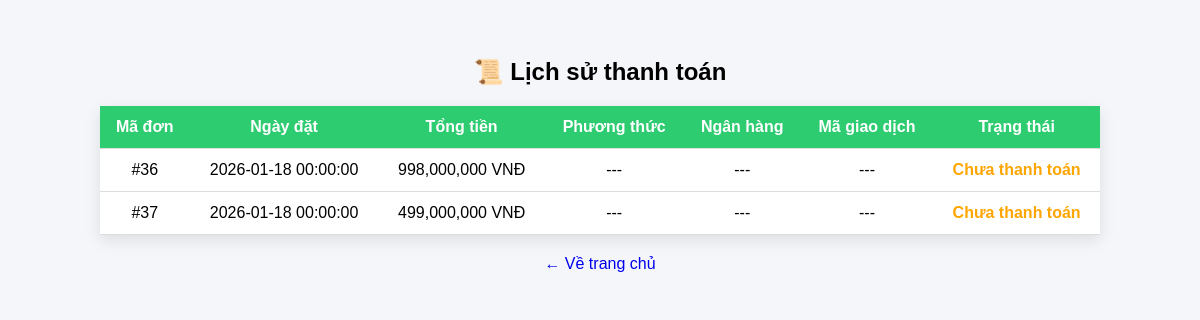
/payment_history.php (signed in), run on the app's committed database.
### tables this page shows
CREATE TABLE IF NOT EXISTS `donhang` (
  `maDonHang` int NOT NULL AUTO_INCREMENT,
  `ngayDat` datetime DEFAULT CURRENT_TIMESTAMP,
  `tongTien` decimal(15,2) DEFAULT '0.00',
  `trangThai` enum('Đang xử lý','Đã thanh toán','Đã hủy','Hoàn thành') DEFAULT 'Đang xử lý',
  `maNguoiMua` int DEFAULT NULL,
  `maGiaoDichVNPAY` varchar(50) DEFAULT NULL,
  PRIMARY KEY (`maDonHang`),
  KEY `fk_donhang_nguoiMua` (`maNguoiMua`)
);

### payment_history.php (the view, shortened to what this page needs)
<?php
include "db.php";
$maTaiKhoan = intval($_SESSION['user_id']);
$sql = $conn->prepare("
    SELECT
        dh.maDonHang,
        dh.ngayDat,
        dh.tongTien,
        tt.phuongThuc,
        tt.trangThai,
        tt.nganHang,
        tt.maGiaoDich
    FROM donhang dh
    LEFT JOIN thanhtoan tt ON dh.maDonHang = tt.maDonHang
    WHERE dh.maNguoiMua = ?
    ORDER BY dh.ngayDat DESC
");
$sql->bind_param("i", $maTaiKhoan);
$sql->execute();
$result = $sql->get_result();
?>
<!DOCTYPE html>
<html lang="vi">
<head>
</head>
<body>
<h2>📜 Lịch sử thanh toán</h2>
<table>
<tr>
    <th>Mã đơn</th>
    <th>Ngày đặt</th>
    <th>Tổng tiền</th>
    <th>Phương thức</th>
    <th>Ngân hàng</th>
    <th>Mã giao dịch</th>
    <th>Trạng thái</th>
</tr>
<?php while ($row = $result->fetch_assoc()): ?>
<tr>
    <td>#<?= $row['maDonHang'] ?></td>
    <td><?= $row['ngayDat'] ?></td>
    <td><?= number_format($row['tongTien']) ?> VNĐ</td>
    <td><?= strtoupper($row['phuongThuc'] ?? '---') ?></td>
    <td><?= $row['nganHang'] ?? '---' ?></td>
    <td><?= $row['maGiaoDich'] ?? '---' ?></td>
    <td class="<?= $row['trangThai'] === 'success' ? 'status-success' : 'status-pending' ?>">
        <?= $row['trangThai'] ?? 'Chưa thanh toán' ?>
    </td>
</tr>
<?php endwhile; ?>
</table>
<a href="index.php" class="back">← Về trang chủ</a>
</body>
</html>

### payment_history.php (style rules this page uses)
body { font-family: Arial, sans-serif; background: #f5f6fa; padding: 30px; }
h2 { text-align: center; margin-bottom: 20px; }
table { width: 100%; max-width: 1000px; margin: auto; border-collapse: collapse; background: white; box-shadow: 0 5px 15px rgba(0,0,0,.1); }
th, td { padding: 12px; border-bottom: 1px solid #ddd; text-align: center; }
th { background: #2ecc71; color: white; }
.status-pending { color: orange; font-weight: bold; }
.back { display: block; text-align: center; margin-top: 20px; text-decoration: none; }

### data on the page
donhang: maDonHang "36", ngayDat "2026-01-18 00:00:00", tongTien "998,000,000", phuongThuc "---", nganHang "---", maGiaoDich "---", trangThai "Chưa thanh toán"
donhang: maDonHang "37", ngayDat "2026-01-18 00:00:00", tongTien "499,000,000", phuongThuc "---", nganHang "---", maGiaoDich "---", trangThai "Chưa thanh toán"
